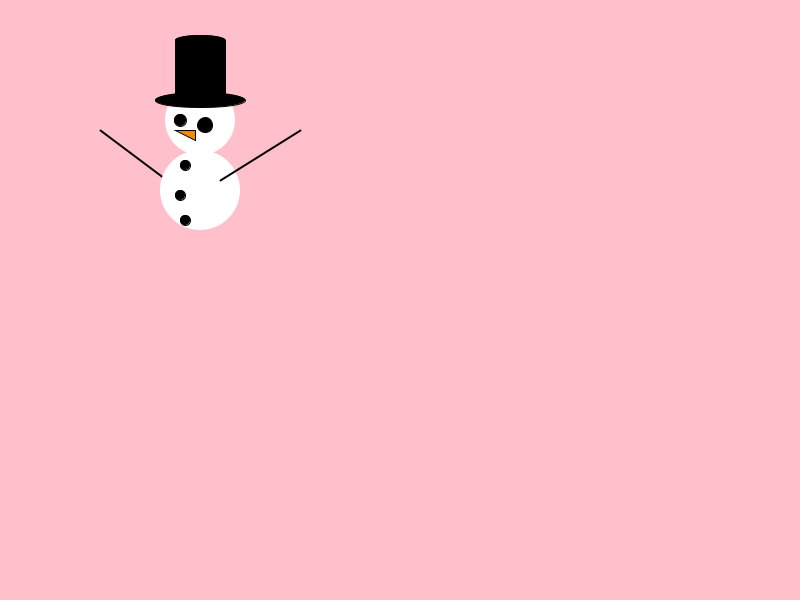
Frame 1 (no input)
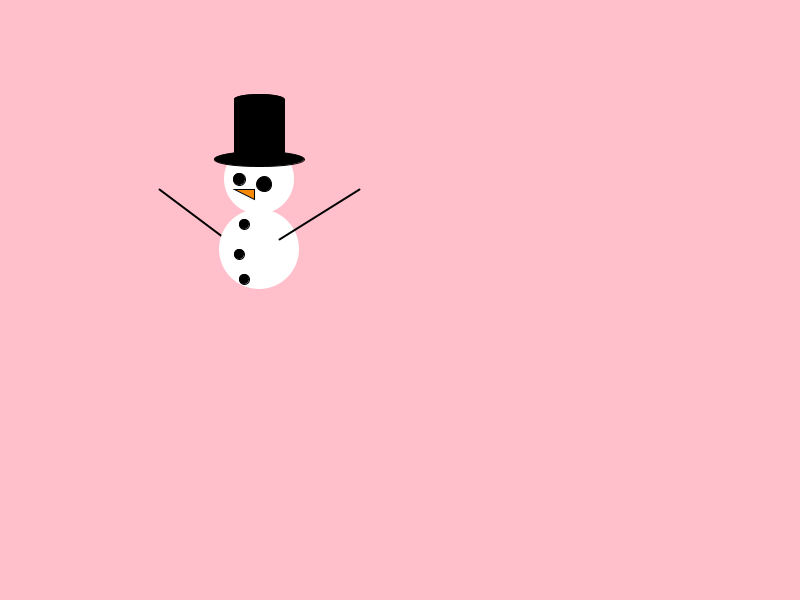
Frame 60 (the mouse pressed at the canvas centre just before this capture)
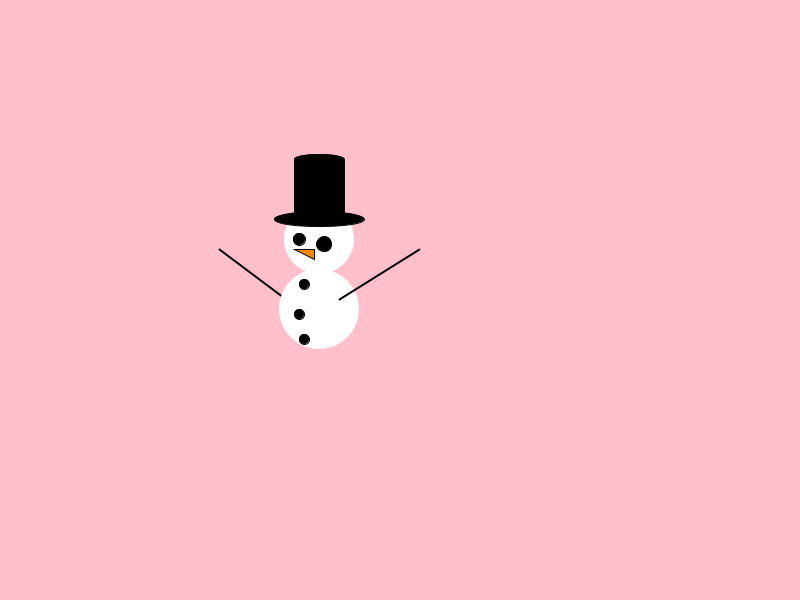
Frame 120 (the mouse held since frame 60 and released just before this capture)

The Processing sketch that drew these frames (run headless with seeded random() and noise(); from frame 60 on, the mouse is pressed at the canvas centre):

// Processing sketch: avatar
// ── avatar.pde
int x, y;

void setup(){
  size(800, 600);
  
  x = 180;
  y = 190;

}

void draw(){
  background(255, 192, 203);
  avatar();
  x++;
  y++;
}

void avatar(){

  // left arm
  stroke(1);
  strokeWeight(2);
  line(x, y, x-80, y-60 );
  strokeWeight(1);

  // body
  // bottom
  noStroke();
  fill(255);
  //middle
  ellipse(x+20, y, 80, 80);
  //head
  ellipse(x+20, y-70, 70, 70);
  stroke(1);

  //eyes
  //left eye
fill(0);
  ellipse(x, y-70, 12, 12);
  //right eye
  ellipse(x+25, y-65, 15, 15);

  //buttons
  //first button
  fill(0);
  ellipse(x+5, y-25, 10, 10);
  ellipse(x, y+5, 10, 10);
  ellipse(x+5, y+30, 10, 10);
  noFill();

  // hat
  fill(0);
  ellipse(x+20,y-90,90,15);
  rect(x-5,y-150,50,60);
  ellipse(x+20,y-150,50,10);

  // nose
  //triangle(x1, y1, x2, y2, x3, y3)
  fill(#F58905);
  triangle(x-5, y-60, x+15, y-60, x+15, y-50 );
  noFill();

  // right arm
  strokeWeight(2);
  line(x+40, y-10, x+120, y-60 );
  strokeWeight(1);



}
